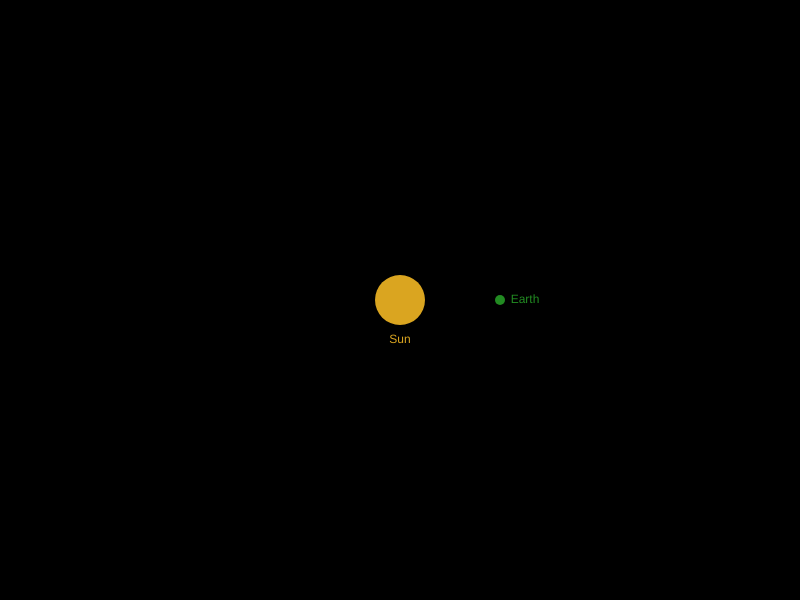
Frame 1 (no input)
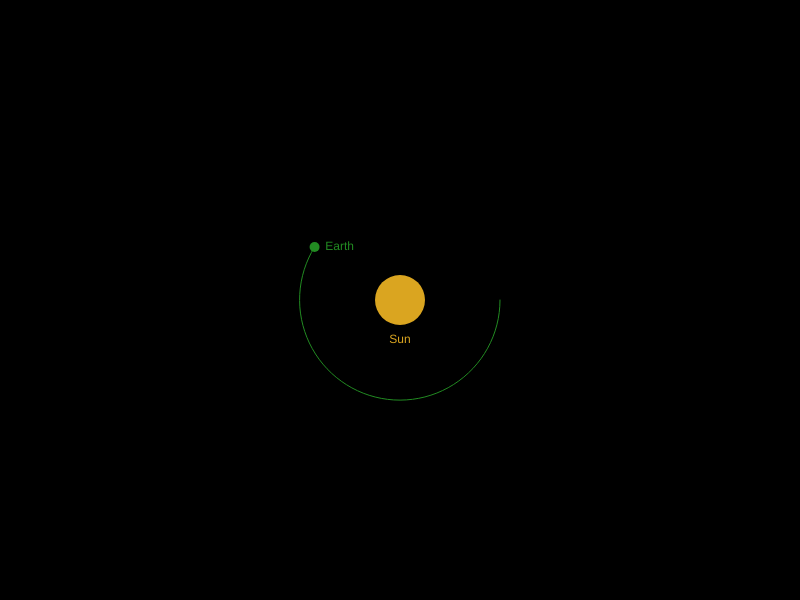
Frame 60 (no input)
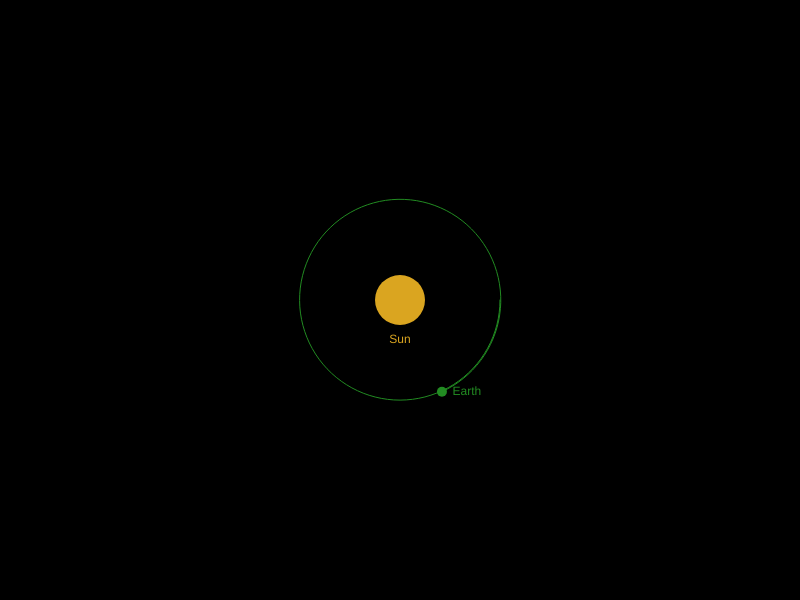
Frame 120 (the mouse pressed at the canvas centre since frame 60)

The p5.js sketch that drew these frames (run headless with seeded random() and noise() and a simulated clock; from frame 60 on, the mouse is pressed at the canvas centre):

// p5.js sketch
// ── sketch.js
let points;
let curIndex = 0;

function setup() {
  createCanvas(800, 600);
  points = calculateTrajectory();  
}

function calculateTrajectory() {
  const positions = [];
  const earth = {
    pos: createVector(1, 0),
    vel: createVector(0, TWO_PI),
  };
  
  positions.push(earth.pos);

  for (let i = 0; i < numSteps; i++) {
    const { vel, pos } = earth;
    const { mult, add } = p5.Vector;

    // Calculate acceleration using Newton's law of gravitation
    const unitVector = pos.copy();
    unitVector.normalize();
    const acc = mult(unitVector, -G * SUN_MASS * EARTH_MASS / pos.mag() ** 2);
    // Update velocity and position using Euler's method
    earth.vel = add(vel, mult(acc, dt));
    earth.pos = add(pos, mult(vel, dt));
    
    positions.push(earth.pos);
  }

  return positions;
}

function draw() {
  background(0);
  translate(width / 2, height / 2);
  scale(100);
  strokeWeight(0.01);
  stroke(34, 139, 34);

  noFill();
  beginShape();
  for (let i = 0; i <= curIndex; i += animSpeed) {
    const { x, y } = points[i];
    vertex(x, y);
  }
  endShape();
  noStroke();
  
  fill(218, 165, 32);
  circle(0, 0, 0.5);
  
  const { x, y } = points[curIndex];
  fill(34, 139, 34);
  circle(x, y, 0.1);
  
  scale(0.01);
  textSize(12);

  textAlign(CENTER, CENTER);
  fill(218, 165, 32);
  text('Sun', 0, 40);
  
  textAlign(CENTER, LEFT);
  fill(34, 139, 34);
  text('Earth', x * 100 + 25, y * 100);

  curIndex += animSpeed;

  if (curIndex >= points.length) {
    console.log('FINISHED ANIMATING');
    noLoop();
  }
}
// ── CelestialBody.js
class CelestialBody {
  constructor({ pos, vel, immovable }) {
    this.pos = pos;
    this.vel = vel;
    this.immovable = immovable;
    this.history = [this.pos];
  }

  update(otherBodies) {
    if (this.immovable) {
      return;
    }

    const { mult, add } = p5.Vector;
    const { pos, vel } = this;

    const acc = this.calcAcc(otherBodies);

    // Update velocity and position using Euler's method
    this.vel = add(vel, mult(acc, dt));
    this.pos = add(pos, mult(vel, dt));

    this.history.push(this.pos);
  }

  calcAcc(otherBodies) {
    const acc = createVector(0, 0);

    // Add together all accelerations to get a final heading
    otherBodies.forEach((other) => acc.add(this.calcGrav(other)));

    return acc;
  }

  calcGrav(other) {
    const { mult } = p5.Vector;
    
    const r = this.pos.dist(other.pos);
    const forceStrength = GM / r ** 2;

    const xDist = other.pos.x - this.pos.x;
    const yDist = other.pos.y - this.pos.y;
    const dir = createVector(xDist, yDist).normalize();
    const force = mult(dir, forceStrength);

    return force;
  }
}
// ── calcData.js
function displayData(body) {
  console.log('Simulation duration:', simulationTime());
  console.log('Body travelled a distance of', distanceTravelled(body));
  console.log('Average velocity of', avgVelocity(body));

  // Uncomment below lines if you want the data. Commented by default, because
  // it fills up the browser with copyable lines - not wanted!
  // const csvData = generateCsvData(body, [bodies[1], bodies[2]]);
  // createP(csvData);
}

function distanceTravelled(body) {
  let sum = 0;

  for (let i = 1; i < body.history.length; i++) {
    const cur = body.history[i].pos;
    const prev = body.history[i - 1].pos;
    const dist = cur.dist(prev);

    sum += dist;
  }

  return sum;
}

function simulationTime() {
  return numSteps * dt;
}

function avgVelocity(body, travelDist) {
  if (!travelDist) travelDist = distanceTravelled(body);

  return travelDist / simulationTime();
}

function avgDistancesToOtherBodies(body, others) {
  const avgDists = body.history.map(({ pos }) => {
    let sum = 0;
    others.forEach(other => sum += pos.dist(other.pos));
    const avg = sum / others.length;

    return avg;
  });

  return avgDists;
}

function generateCsvData(body, others) {
  const vels = body.history.map(({ vel }) => vel.mag());
  const accs = body.history.map(({ acc }) => acc.mag());
  const dists = body.history
    .map(({ pos }) => others.map((other) => pos.dist(other.pos)));

  const lines = ['time,vel,acc,x,y,dist0,dist1'];

  for (let i = 0; i < numSteps; i += 100) {
    const t = dt * i;
    const vel = vels[i];
    const acc = accs[i];
    const { x, y } = body.history[i].pos;
    const [distleft, distright] = dists[i];

    const line = [t, vel, acc, x, y, distleft, distright].join(',');
    lines.push(line);
  }

  return lines.join('<br/>');
}

// ── constants.js
// Masses are measured in Earth masses
const SUN_MASS = 332946; // https://en.wikipedia.org/wiki/Solar_mass
const EARTH_MASS = 1;

// Universal gravitational constant rescaled from m^3 kg^-1 s^-2 to
// AU^3 M⊕^-1 a^-2 (in order: astronomical units, earth masses, years)
const G = 1.185651e-4;

// Options
const dt = 0.0001;
const numSteps = 3 / dt;
const animSpeed = 100;
// ── styles.css
body {
    width: 100vw;
    height: 100vh;
    overflow: hidden;
    display: flex;
    justify-content: center;
    align-items: center;
    background-color: #000;
}
